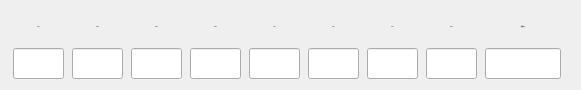
    <widget class="QWidget" name="layoutWidget_3">
     <property name="geometry">
      <rect>
       <x>11</x>
       <y>158</y>
       <width>581</width>
       <height>72</height>
      </rect>
     </property>
     <layout class="QHBoxLayout" name="horizontalLayout">
      <item>
       <layout class="QVBoxLayout" name="verticalLayout">
        <item>
         <widget class="QLabel" name="label_7">
          <property name="minimumSize">
           <size>
            <width>51</width>
            <height>31</height>
           </size>
          </property>
          <property name="maximumSize">
           <size>
            <width>51</width>
            <height>31</height>
           </size>
          </property>
          <property name="font">
           <font>
            <family>黑体</family>
            <pointsize>-1</pointsize>
           </font>
          </property>
          <property name="text">
           <string>63Hz</string>
          </property>
          <property name="alignment">
           <set>Qt::AlignCenter</set>
          </property>
         </widget>
        </item>
        <item>
         <widget class="QLineEdit" name="lineEdit_63">
          <property name="minimumSize">
           <size>
            <width>51</width>
            <height>31</height>
           </size>
          </property>
          <property name="maximumSize">
           <size>
            <width>51</width>
            <height>31</height>
           </size>
          </property>
          <property name="font">
           <font>
            <family>黑体</family>
            <pointsize>-1</pointsize>
           </font>
          </property>
          <property name="alignment">
           <set>Qt::AlignCenter</set>
          </property>
          <property name="readOnly">
           <bool>false</bool>
          </property>
         </widget>
        </item>
       </layout>
      </item>
      <item>
       <layout class="QVBoxLayout" name="verticalLayout_2">
        <item>
         <widget class="QLabel" name="label_8">
          <property name="minimumSize">
           <size>
            <width>51</width>
            <height>31</height>
           </size>
          </property>
          <property name="maximumSize">
           <size>
            <width>51</width>
            <height>31</height>
           </size>
          </property>
          <property name="font">
           <font>
            <family>黑体</family>
            <pointsize>-1</pointsize>
           </font>
          </property>
          <property name="text">
           <string>125Hz</string>
          </property>
          <property name="alignment">
           <set>Qt::AlignCenter</set>
          </property>
         </widget>
        </item>
        <item>
         <widget class="QLineEdit" name="lineEdit_125">
          <property name="minimumSize">
           <size>
            <width>51</width>
            <height>31</height>
           </size>
          </property>
          <property name="maximumSize">
           <size>
            <width>51</width>
            <height>31</height>
           </size>
          </property>
          <property name="font">
           <font>
            <family>黑体</family>
            <pointsize>-1</pointsize>
           </font>
          </property>
          <property name="alignment">
           <set>Qt::AlignCenter</set>
          </property>
          <property name="readOnly">
           <bool>false</bool>
          </property>
         </widget>
        </item>
       </layout>
      </item>
      <item>
       <layout class="QVBoxLayout" name="verticalLayout_3">
        <item>
         <widget class="QLabel" name="label_9">
          <property name="minimumSize">
           <size>
            <width>51</width>
            <height>31</height>
           </size>
          </property>
          <property name="maximumSize">
           <size>
            <width>51</width>
            <height>31</height>
           </size>
          </property>
          <property name="font">
           <font>
            <family>黑体</family>
            <pointsize>-1</pointsize>
           </font>
          </property>
          <property name="text">
           <string>250Hz</string>
          </property>
          <property name="alignment">
           <set>Qt::AlignCenter</set>
          </property>
         </widget>
        </item>
        <item>
         <widget class="QLineEdit" name="lineEdit_250">
          <property name="minimumSize">
           <size>
            <width>51</width>
            <height>31</height>
           </size>
          </property>
          <property name="maximumSize">
           <size>
            <width>51</width>
            <height>31</height>
           </size>
          </property>
          <property name="font">
           <font>
            <family>黑体</family>
            <pointsize>-1</pointsize>
           </font>
          </property>
          <property name="alignment">
           <set>Qt::AlignCenter</set>
          </property>
          <property name="readOnly">
           <bool>false</bool>
          </property>
         </widget>
        </item>
       </layout>
      </item>
      <item>
       <layout class="QVBoxLayout" name="verticalLayout_4">
        <item>
         <widget class="QLabel" name="label_10">
          <property name="minimumSize">
           <size>
            <width>51</width>
            <height>31</height>
           </size>
          </property>
          <property name="maximumSize">
           <size>
            <width>51</width>
            <height>31</height>
           </size>
          </property>
          <property name="font">
           <font>
            <family>黑体</family>
            <pointsize>-1</pointsize>
           </font>
          </property>
          <property name="text">
           <string>500Hz</string>
          </property>
          <property name="alignment">
           <set>Qt::AlignCenter</set>
          </property>
         </widget>
        </item>
        <item>
         <widget class="QLineEdit" name="lineEdit_500">
          <property name="minimumSize">
           <size>
            <width>51</width>
            <height>31</height>
           </size>
          </property>
          <property name="maximumSize">
           <size>
            <width>51</width>
            <height>31</height>
           </size>
          </property>
          <property name="font">
           <font>
            <family>黑体</family>
            <pointsize>-1</pointsize>
           </font>
          </property>
          <property name="alignment">
           <set>Qt::AlignCenter</set>
          </property>
          <property name="readOnly">
           <bool>false</bool>
          </property>
         </widget>
        </item>
       </layout>
      </item>
      <item>
       <layout class="QVBoxLayout" name="verticalLayout_5">
        <item>
         <widget class="QLabel" name="label_11">
          <property name="minimumSize">
           <size>
            <width>51</width>
            <height>31</height>
           </size>
          </property>
          <property name="maximumSize">
           <size>
            <width>51</width>
            <height>31</height>
           </size>
          </property>
          <property name="font">
           <font>
            <family>黑体</family>
            <pointsize>-1</pointsize>
           </font>
          </property>
          <property name="text">
           <string>1kHz</string>
          </property>
          <property name="alignment">
           <set>Qt::AlignCenter</set>
          </property>
         </widget>
        </item>
        <item>
         <widget class="QLineEdit" name="lineEdit_1k">
          <property name="minimumSize">
           <size>
            <width>51</width>
            <height>31</height>
           </size>
          </property>
          <property name="maximumSize">
           <size>
            <width>51</width>
            <height>31</height>
           </size>
          </property>
          <property name="font">
           <font>
            <family>黑体</family>
            <pointsize>-1</pointsize>
           </font>
          </property>
          <property name="alignment">
           <set>Qt::AlignCenter</set>
          </property>
          <property name="readOnly">
           <bool>false</bool>
          </property>
         </widget>
        </item>
       </layout>
      </item>
      <item>
       <layout class="QVBoxLayout" name="verticalLayout_6">
        <property name="spacing">
         <number>6</number>
        </property>
        <item>
         <widget class="QLabel" name="label_12">
          <property name="minimumSize">
           <size>
            <width>51</width>
            <height>31</height>
           </size>
          </property>
          <property name="maximumSize">
           <size>
            <width>51</width>
            <height>31</height>
           </size>
          </property>
          <property name="font">
           <font>
            <family>黑体</family>
            <pointsize>-1</pointsize>
           </font>
          </property>
          <property name="text">
           <string>2kHz</string>
          </property>
          <property name="alignment">
           <set>Qt::AlignCenter</set>
          </property>
         </widget>
        </item>
        <item>
         <widget class="QLineEdit" name="lineEdit_2k">
          <property name="minimumSize">
           <size>
            <width>51</width>
            <height>31</height>
           </size>
          </property>
          <property name="maximumSize">
           <size>
            <width>51</width>
            <height>31</height>
           </size>
          </property>
          <property name="font">
           <font>
            <family>黑体</family>
            <pointsize>-1</pointsize>
           </font>
          </property>
          <property name="alignment">
           <set>Qt::AlignCenter</set>
          </property>
          <property name="readOnly">
           <bool>false</bool>
          </property>
         </widget>
        </item>
       </layout>
      </item>
      <item>
       <layout class="QVBoxLayout" name="verticalLayout_7">
        <item>
         <widget class="QLabel" name="label_">
          <property name="minimumSize">
           <size>
            <width>51</width>
            <height>31</height>
           </size>
          </property>
          <property name="maximumSize">
           <size>
            <width>51</width>
            <height>31</height>
           </size>
          </property>
          <property name="font">
           <font>
            <family>黑体</family>
            <pointsize>-1</pointsize>
           </font>
          </property>
          <property name="text">
           <string>4kHz</string>
          </property>
          <property name="alignment">
           <set>Qt::AlignCenter</set>
          </property>
         </widget>
        </item>
        <item>
         <widget class="QLineEdit" name="lineEdit_4k">
          <property name="minimumSize">
           <size>
            <width>51</width>
            <height>31</height>
           </size>
          </property>
          <property name="maximumSize">
           <size>
            <width>51</width>
            <height>31</height>
           </size>
          </property>
          <property name="font">
           <font>
            <family>黑体</family>
            <pointsize>-1</pointsize>
           </font>
          </property>
          <property name="alignment">
           <set>Qt::AlignCenter</set>
          </property>
          <property name="readOnly">
           <bool>false</bool>
          </property>
         </widget>
        </item>
       </layout>
      </item>
      <item>
       <layout class="QVBoxLayout" name="verticalLayout_8">
        <item>
         <widget class="QLabel" name="label_14">
          <property name="minimumSize">
           <size>
            <width>51</width>
            <height>31</height>
           </size>
          </property>
          <property name="maximumSize">
           <size>
            <width>51</width>
            <height>31</height>
           </size>
          </property>
          <property name="font">
           <font>
            <family>黑体</family>
            <pointsize>-1</pointsize>
           </font>
          </property>
          <property name="text">
           <string>8kHz</string>
          </property>
          <property name="alignment">
           <set>Qt::AlignCenter</set>
          </property>
         </widget>
        </item>
        <item>
         <widget class="QLineEdit" name="lineEdit_8k">
          <property name="minimumSize">
           <size>
            <width>51</width>
            <height>31</height>
           </size>
          </property>
          <property name="maximumSize">
           <size>
            <width>51</width>
            <height>31</height>
           </size>
          </property>
          <property name="font">
           <font>
            <family>黑体</family>
            <pointsize>-1</pointsize>
           </font>
          </property>
          <property name="alignment">
           <set>Qt::AlignCenter</set>
          </property>
          <property name="readOnly">
           <bool>false</bool>
          </property>
         </widget>
        </item>
       </layout>
      </item>
      <item>
       <layout class="QVBoxLayout" name="verticalLayout_9">
        <item>
         <widget class="QLabel" name="label_23">
          <property name="minimumSize">
           <size>
            <width>76</width>
            <height>31</height>
           </size>
          </property>
          <property name="maximumSize">
           <size>
            <width>51</width>
            <height>31</height>
           </size>
          </property>
          <property name="font">
           <font>
            <family>黑体</family>
            <pointsize>-1</pointsize>
           </font>
          </property>
          <property name="text">
           <string>总值dB(A)</string>
          </property>
          <property name="alignment">
           <set>Qt::AlignCenter</set>
          </property>
         </widget>
        </item>
        <item>
         <widget class="QLineEdit" name="lineEdit_total">
          <property name="minimumSize">
           <size>
            <width>76</width>
            <height>31</height>
           </size>
          </property>
          <property name="maximumSize">
           <size>
            <width>51</width>
            <height>31</height>
           </size>
          </property>
          <property name="font">
           <font>
            <family>黑体</family>
            <pointsize>-1</pointsize>
           </font>
          </property>
          <property name="alignment">
           <set>Qt::AlignCenter</set>
          </property>
          <property name="readOnly">
           <bool>true</bool>
          </property>
         </widget>
        </item>
       </layout>
      </item>
     </layout>
    </widget>
